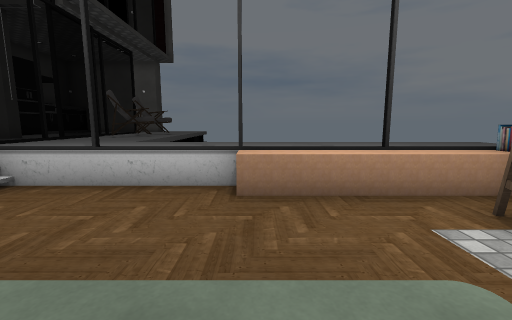
view 1 (above)

16 first-person views from a walk through a Unity game level. The camera is 1.2 m above the floor, tilts 8° down and sees 90° across. The floor is counted in squares, 1 m on a side. Each view is taken from the middle of a square. On the plan, view 1 faces up. The plan holds only what a view shows up to about 12 squares ahead; the rest is blank. The place goes on beyond the plan. Some surface patterns are stand-ins.

view 2
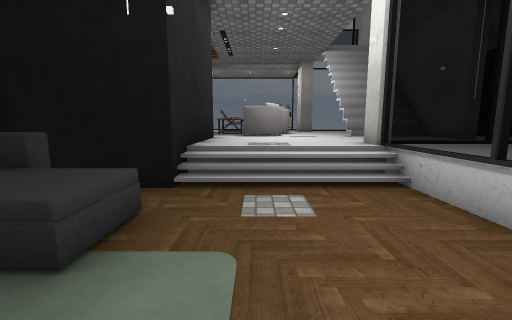

view 3
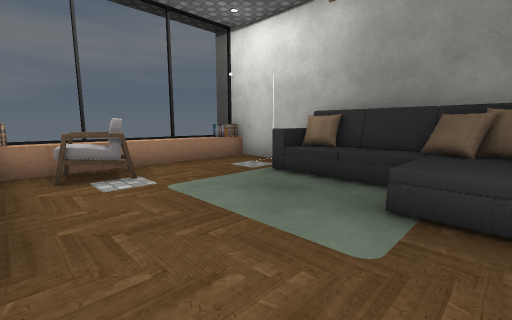

view 4
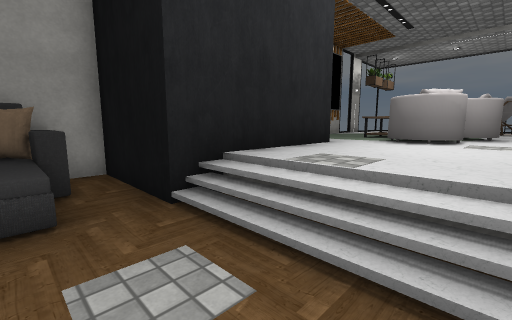

view 5
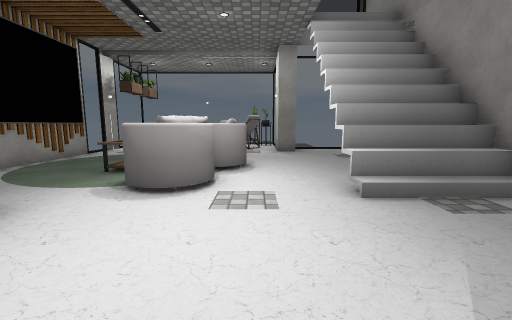

view 6
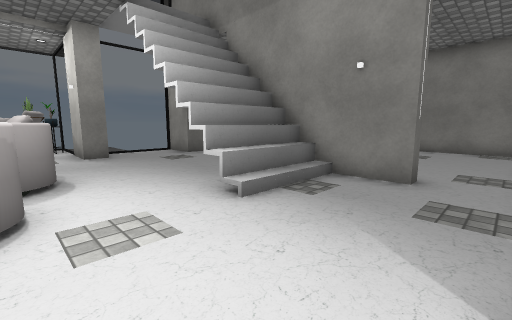

view 7
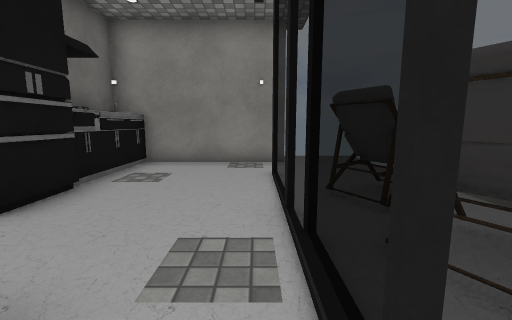

view 8
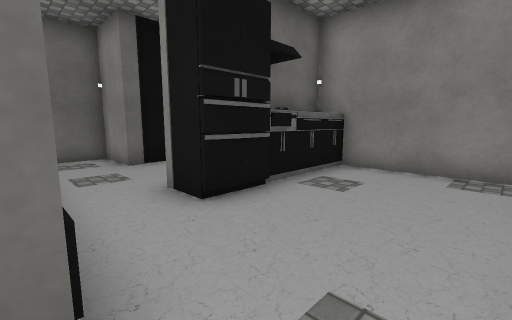

view 9
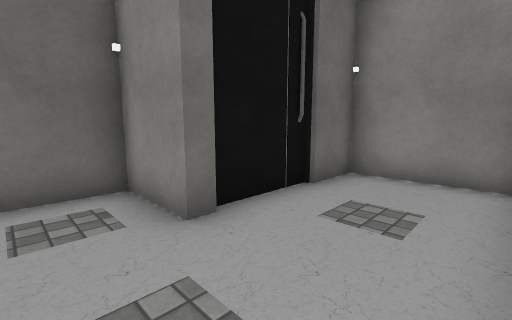

view 10
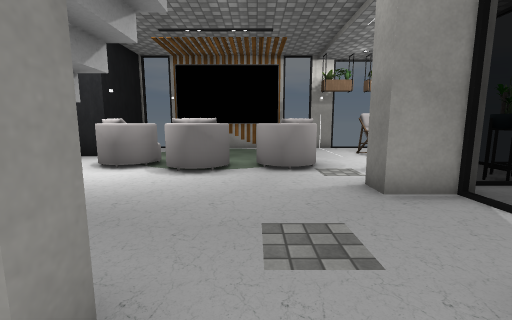

view 11
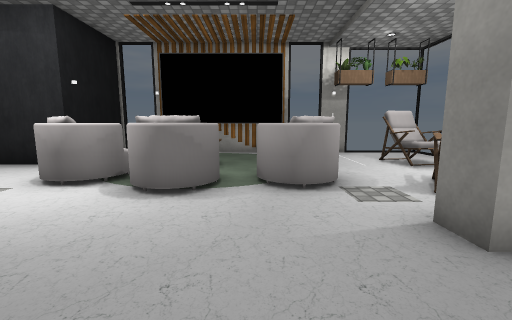

view 12
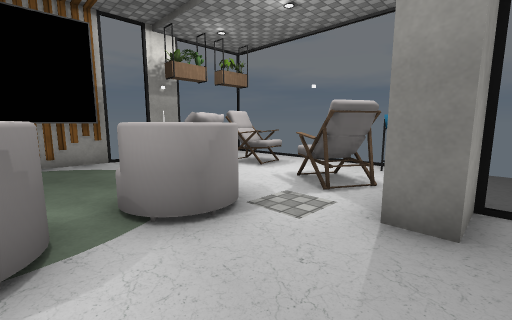

view 13
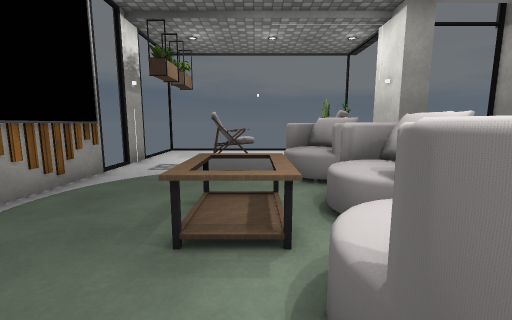

view 14
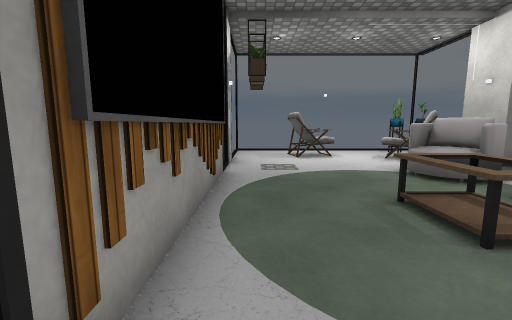

view 15
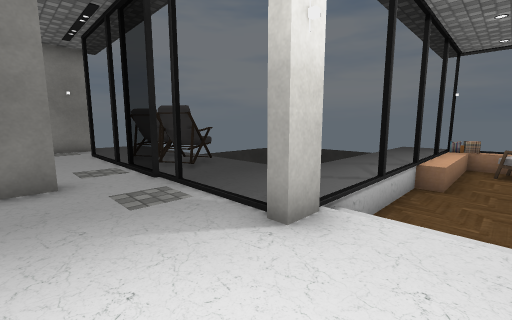

view 16
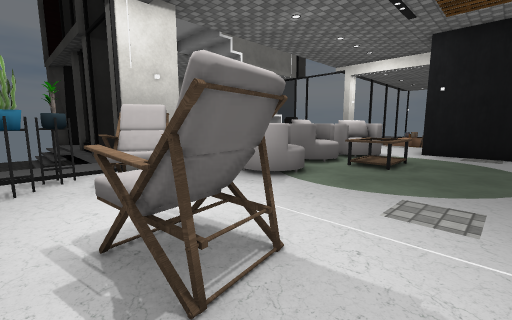

### Floor plan
Key: @ floor where view 1 was taken; # wall or solid block; x gap in a wall; . main floor; - floor 0.25 m lower than the main floor; _ floor 0.75 m lower than the main floor; < floor 1 m lower than the main floor; / step, stairs or slope; = window, fence, low wall or low ledge; ^ raised ledge; v drop or lower ground; T thing the floor can be seen under or through.
Columns run from 22 left of view 1 to 6 right of it. Each row starts with its distance up from view 1.
 17                  ..
 16        ##########..
 15        #...^.......
 14        #...^....=..
 13        #...#.... ^x
 12    -####...#....=#^v
 11    < #..........=^.
 10    < #..........=#^v
  9    ###..######..=#.v
  8    =......///...=..
  7  ..=......///...=...........=
  6 ...TT.....///...=...........=
  5 ==TTT...........#=====^^^^^^
  4 =TTTT............/____^^^^^^
  3 =.=^.TTxx#x#...../_______^^^=
  2 =....T^^^^^#...../_______#x^
  1 =.^.....^^^....../_________==
  0 =.#......^...#####_^^_@____==
 -1 =............#   ##^^^^^___==
 -2 =............#   ####^##___==
 -3 ====#=######=#     ##########

Where each view was taken, in squares from view 1:
view 1: 0 up, 0 right, facing up
view 2: 2 up, 0 right, facing left
view 3: 4 up, 3 left, facing down-right
view 4: 4 up, 3 left, facing down-left
view 5: 4 up, 6 left, facing left
view 6: 3 up, 7 left, facing up-left
view 7: 8 up, 7 left, facing up
view 8: 9 up, 7 left, facing up-left
view 9: 10 up, 12 left, facing up-left
view 10: 10 up, 15 left, facing down
view 11: 8 up, 15 left, facing down
view 12: 6 up, 14 left, facing down-left
view 13: 1 up, 10 left, facing left
view 14: 2 down, 10 left, facing left
view 15: 3 up, 9 left, facing up-right
view 16: 2 down, 21 left, facing up-right
